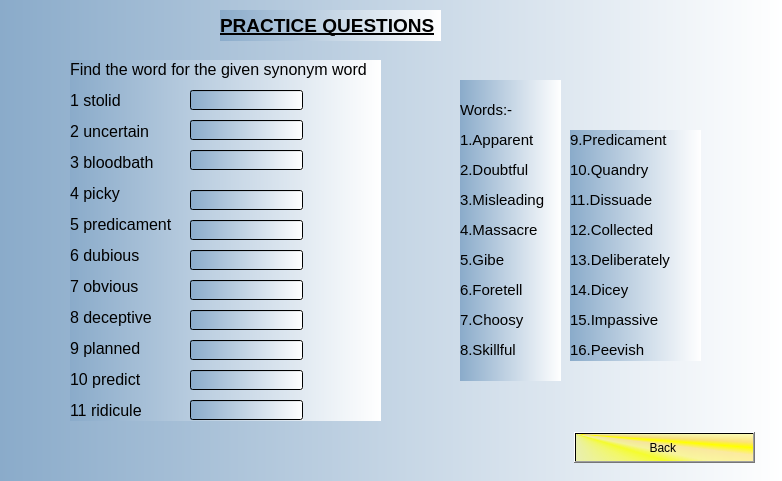
<?xml version="1.0" encoding="UTF-8"?>
<ui version="4.0">
 <class>prac3</class>
 <widget class="QDialog" name="prac3">
  <property name="geometry">
   <rect>
    <x>0</x>
    <y>0</y>
    <width>782</width>
    <height>481</height>
   </rect>
  </property>
  <property name="windowTitle">
   <string>Dialog</string>
  </property>
  <property name="styleSheet">
   <string notr="true">background-color: qlineargradient(spread:pad, x1:0, y1:0, x2:1, y2:0, stop:0 rgba(138, 171, 202, 255), stop:1 rgba(255, 255, 255, 255));</string>
  </property>
  <widget class="QPushButton" name="pushButton">
   <property name="geometry">
    <rect>
     <x>574</x>
     <y>432</y>
     <width>181</width>
     <height>31</height>
    </rect>
   </property>
   <property name="styleSheet">
    <string notr="true">font: 75 14pt &quot;MS Sans Serif&quot;;
background-color: qconicalgradient(cx:0, cy:0, angle:135, stop:0 rgba(255, 255, 0, 69), stop:0.375 rgba(255, 255, 0, 69), stop:0.423533 rgba(251, 255, 0, 145), stop:0.45 rgba(247, 255, 0, 208), stop:0.477581 rgba(255, 244, 71, 130), stop:0.518717 rgba(255, 218, 71, 130), stop:0.55 rgba(255, 255, 0, 255), stop:0.57754 rgba(255, 203, 0, 130), stop:0.625 rgba(255, 255, 0, 69), stop:1 rgba(255, 255, 0, 69));</string>
   </property>
   <property name="text">
    <string>Back </string>
   </property>
  </widget>
  <widget class="QLabel" name="label">
   <property name="geometry">
    <rect>
     <x>220</x>
     <y>10</y>
     <width>221</width>
     <height>31</height>
    </rect>
   </property>
   <property name="text">
    <string>&lt;html&gt;&lt;head/&gt;&lt;body&gt;&lt;p&gt;&lt;span style=&quot; font-size:14pt; font-weight:600; text-decoration: underline;&quot;&gt;PRACTICE QUESTIONS&lt;/span&gt;&lt;/p&gt;&lt;/body&gt;&lt;/html&gt;</string>
   </property>
  </widget>
  <widget class="QLabel" name="label_2">
   <property name="geometry">
    <rect>
     <x>70</x>
     <y>60</y>
     <width>311</width>
     <height>361</height>
    </rect>
   </property>
   <property name="text">
    <string>&lt;html&gt;&lt;head/&gt;&lt;body&gt;&lt;p&gt;&lt;span style=&quot; font-size:12pt;&quot;&gt;Find the word for the given synonym word&lt;/span&gt;&lt;/p&gt;&lt;p&gt;&lt;span style=&quot; font-size:12pt;&quot;&gt;1 stolid&lt;/span&gt;&lt;/p&gt;&lt;p&gt;&lt;span style=&quot; font-size:12pt;&quot;&gt;2 uncertain&lt;/span&gt;&lt;/p&gt;&lt;p&gt;&lt;span style=&quot; font-size:12pt;&quot;&gt;3 bloodbath&lt;/span&gt;&lt;/p&gt;&lt;p&gt;&lt;span style=&quot; font-size:12pt;&quot;&gt;4 picky&lt;/span&gt;&lt;/p&gt;&lt;p&gt;&lt;span style=&quot; font-size:12pt;&quot;&gt;5 predicament&lt;/span&gt;&lt;/p&gt;&lt;p&gt;&lt;span style=&quot; font-size:12pt;&quot;&gt;6 dubious&lt;/span&gt;&lt;/p&gt;&lt;p&gt;&lt;span style=&quot; font-size:12pt;&quot;&gt;7 obvious&lt;/span&gt;&lt;/p&gt;&lt;p&gt;&lt;span style=&quot; font-size:12pt;&quot;&gt;8 deceptive&lt;/span&gt;&lt;/p&gt;&lt;p&gt;&lt;span style=&quot; font-size:12pt;&quot;&gt;9 planned&lt;/span&gt;&lt;/p&gt;&lt;p&gt;&lt;span style=&quot; font-size:12pt;&quot;&gt;10 predict&lt;/span&gt;&lt;/p&gt;&lt;p&gt;&lt;span style=&quot; font-size:12pt;&quot;&gt;11 ridicule&lt;/span&gt;&lt;/p&gt;&lt;/body&gt;&lt;/html&gt;</string>
   </property>
  </widget>
  <widget class="QLabel" name="label_3">
   <property name="geometry">
    <rect>
     <x>460</x>
     <y>80</y>
     <width>101</width>
     <height>301</height>
    </rect>
   </property>
   <property name="text">
    <string>&lt;html&gt;&lt;head/&gt;&lt;body&gt;&lt;p&gt;&lt;span style=&quot; font-size:11pt;&quot;&gt;Words:-&lt;/span&gt;&lt;/p&gt;&lt;p&gt;&lt;span style=&quot; font-size:11pt;&quot;&gt;1.Apparent&lt;/span&gt;&lt;/p&gt;&lt;p&gt;&lt;span style=&quot; font-size:11pt;&quot;&gt;2.Doubtful&lt;/span&gt;&lt;/p&gt;&lt;p&gt;&lt;span style=&quot; font-size:11pt;&quot;&gt;3.Misleading&lt;/span&gt;&lt;/p&gt;&lt;p&gt;&lt;span style=&quot; font-size:11pt;&quot;&gt;4.Massacre&lt;/span&gt;&lt;/p&gt;&lt;p&gt;&lt;span style=&quot; font-size:11pt;&quot;&gt;5.Gibe&lt;/span&gt;&lt;/p&gt;&lt;p&gt;&lt;span style=&quot; font-size:11pt;&quot;&gt;6.Foretell&lt;/span&gt;&lt;/p&gt;&lt;p&gt;&lt;span style=&quot; font-size:11pt;&quot;&gt;7.Choosy&lt;/span&gt;&lt;/p&gt;&lt;p&gt;&lt;span style=&quot; font-size:11pt;&quot;&gt;8.Skillful&lt;/span&gt;&lt;/p&gt;&lt;/body&gt;&lt;/html&gt;</string>
   </property>
  </widget>
  <widget class="QLabel" name="label_4">
   <property name="geometry">
    <rect>
     <x>570</x>
     <y>130</y>
     <width>131</width>
     <height>231</height>
    </rect>
   </property>
   <property name="text">
    <string>&lt;html&gt;&lt;head/&gt;&lt;body&gt;&lt;p&gt;&lt;span style=&quot; font-size:11pt;&quot;&gt;9.Predicament&lt;/span&gt;&lt;/p&gt;&lt;p&gt;&lt;span style=&quot; font-size:11pt;&quot;&gt;10.Quandry&lt;/span&gt;&lt;/p&gt;&lt;p&gt;&lt;span style=&quot; font-size:11pt;&quot;&gt;11.Dissuade&lt;/span&gt;&lt;/p&gt;&lt;p&gt;&lt;span style=&quot; font-size:11pt;&quot;&gt;12.Collected&lt;/span&gt;&lt;/p&gt;&lt;p&gt;&lt;span style=&quot; font-size:11pt;&quot;&gt;13.Deliberately&lt;/span&gt;&lt;/p&gt;&lt;p&gt;&lt;span style=&quot; font-size:11pt;&quot;&gt;14.Dicey&lt;/span&gt;&lt;/p&gt;&lt;p&gt;&lt;span style=&quot; font-size:11pt;&quot;&gt;15.Impassive&lt;/span&gt;&lt;/p&gt;&lt;p&gt;&lt;span style=&quot; font-size:11pt;&quot;&gt;16.Peevish&lt;/span&gt;&lt;/p&gt;&lt;/body&gt;&lt;/html&gt;</string>
   </property>
  </widget>
  <widget class="QLineEdit" name="lineEdit">
   <property name="geometry">
    <rect>
     <x>190</x>
     <y>90</y>
     <width>113</width>
     <height>20</height>
    </rect>
   </property>
  </widget>
  <widget class="QLineEdit" name="lineEdit_2">
   <property name="geometry">
    <rect>
     <x>190</x>
     <y>120</y>
     <width>113</width>
     <height>20</height>
    </rect>
   </property>
  </widget>
  <widget class="QLineEdit" name="lineEdit_3">
   <property name="geometry">
    <rect>
     <x>190</x>
     <y>150</y>
     <width>113</width>
     <height>20</height>
    </rect>
   </property>
  </widget>
  <widget class="QLineEdit" name="lineEdit_4">
   <property name="geometry">
    <rect>
     <x>190</x>
     <y>190</y>
     <width>113</width>
     <height>20</height>
    </rect>
   </property>
  </widget>
  <widget class="QLineEdit" name="lineEdit_5">
   <property name="geometry">
    <rect>
     <x>190</x>
     <y>220</y>
     <width>113</width>
     <height>20</height>
    </rect>
   </property>
  </widget>
  <widget class="QLineEdit" name="lineEdit_6">
   <property name="geometry">
    <rect>
     <x>190</x>
     <y>250</y>
     <width>113</width>
     <height>20</height>
    </rect>
   </property>
  </widget>
  <widget class="QLineEdit" name="lineEdit_7">
   <property name="geometry">
    <rect>
     <x>190</x>
     <y>280</y>
     <width>113</width>
     <height>20</height>
    </rect>
   </property>
  </widget>
  <widget class="QLineEdit" name="lineEdit_8">
   <property name="geometry">
    <rect>
     <x>190</x>
     <y>310</y>
     <width>113</width>
     <height>20</height>
    </rect>
   </property>
  </widget>
  <widget class="QLineEdit" name="lineEdit_9">
   <property name="geometry">
    <rect>
     <x>190</x>
     <y>340</y>
     <width>113</width>
     <height>20</height>
    </rect>
   </property>
  </widget>
  <widget class="QLineEdit" name="lineEdit_10">
   <property name="geometry">
    <rect>
     <x>190</x>
     <y>370</y>
     <width>113</width>
     <height>20</height>
    </rect>
   </property>
  </widget>
  <widget class="QLineEdit" name="lineEdit_11">
   <property name="geometry">
    <rect>
     <x>190</x>
     <y>400</y>
     <width>113</width>
     <height>20</height>
    </rect>
   </property>
  </widget>
 </widget>
 <resources/>
 <connections/>
</ui>
